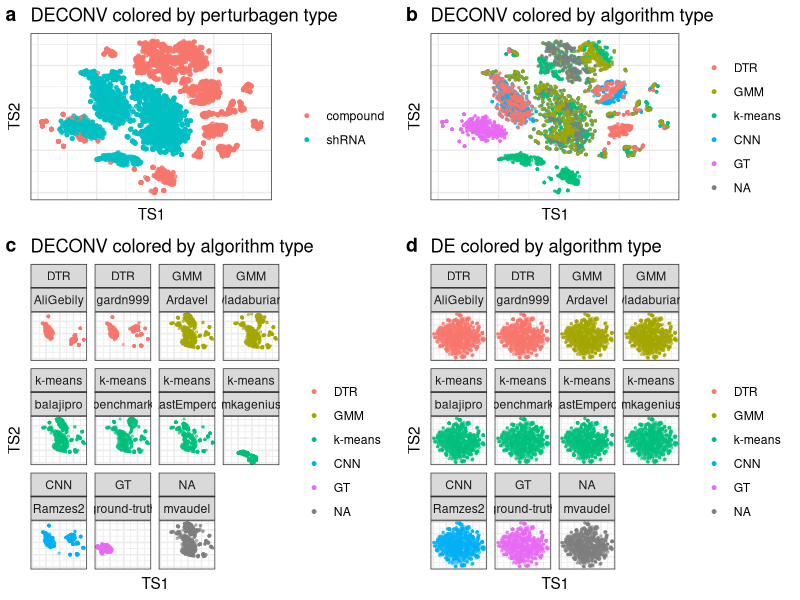

Here is the R script that generated this plot:
library(data.table)
library(ggplot2)

# read tsne files and other data
tsne_de <- fread("data/holdout_tsne_DE.txt")
tsne_deconv <- fread("data/holdout_tsne_DECONV.txt")
soln_desc <- fread("data/solution_descriptions.txt", na.strings="n/a")

# add a row for ground truth
soln_desc <- rbind(soln_desc, data.table(rank="ground-truth",
                                         handle="ground-truth",
                                         method="ground-truth",
                                         method_short="GT"),
                   use.names=T, fill=T)

# extract handle and plate info
tsne_de[, handle := unlist(strsplit(rid, ":"))[1], .(rid)]
tsne_de[, plate := unlist(strsplit(unlist(strsplit(rid, ":"))[2], "_"))[1], .(rid)]
tsne_de[, pert_type := switch(plate,
                              "DPK.CP003" = "compound",
                              "LITMUS.KD019" = "shRNA"),
        .(rid)]

tsne_deconv[, handle := unlist(strsplit(rid, ":"))[1], .(rid)]
tsne_deconv[, plate := unlist(strsplit(unlist(strsplit(rid, ":"))[2], "_"))[1], .(rid)]
tsne_deconv[, pert_type := switch(plate,
                              "DPK.CP003" = "compound",
                              "LITMUS.KD019" = "shRNA"),
        .(rid)]

# merge with solution desc
tsne_de <- merge(tsne_de, soln_desc, by="handle", all.x=T)
tsne_deconv <- merge(tsne_deconv, soln_desc, by="handle", all.x=T)

# set factor levels
levs <- c("DTR", "GMM", "k-means", "CNN", "other", "GT")
tsne_de$method_short <- factor(tsne_de$method_short,
                               levels=levs)
tsne_deconv$method_short <- factor(tsne_deconv$method_short,
                               levels=levs)

# First panel 
p_deconv_color_type <- ggplot(tsne_deconv, aes(x=TS1, y=TS2, color=pert_type)) +
  geom_point(alpha=0.5, size=1) +
  guides(color=guide_legend(override.aes = list(alpha=1, size=1))) +
  scale_color_discrete(name="") +
  theme_bw() +
  theme(axis.ticks.x = element_blank(),
        axis.ticks.y = element_blank(),
        axis.text.x=element_blank(),
        axis.text.y=element_blank()) +
  ggtitle("DECONV colored by perturbagen type")


# Second panel 
p_deconv_color_method <- ggplot(tsne_deconv, aes(x=TS1, y=TS2, color=method_short)) +
  geom_point(alpha=0.5, size=0.5) +
  guides(color=guide_legend(override.aes = list(alpha=1, size=1))) +
  scale_color_discrete(name="") +
  theme_bw() + 
  theme(axis.ticks.x = element_blank(),
        axis.ticks.y = element_blank(),
        axis.text.x=element_blank(),
        axis.text.y=element_blank()) +
  ggtitle("DECONV colored by algorithm type")

# Third panel 
p_deconv_facet_handle <- p_deconv_color_method + facet_wrap(~method_short+handle)


# Fourth 
p_de <- ggplot(tsne_de, aes(x=TS1, y=TS2, color=method_short)) +
  geom_point(alpha=0.5, size=0.5) +
  guides(color=guide_legend(override.aes = list(alpha=1, size=1))) +
  scale_color_discrete(name="") +
  theme_bw() +
  theme(axis.ticks.x = element_blank(),
        axis.ticks.y = element_blank(),
        axis.text.x=element_blank(),
        axis.text.y=element_blank()) +
  facet_wrap(~method_short+handle) +
  ggtitle("DE colored by algorithm type")



pdf("outcomes/figures/tsne.pdf", height = 7, width = 12)
cowplot::plot_grid(p_deconv_color_type,
                   p_deconv_color_method,
                   p_deconv_facet_handle,
                   p_de,
                   align="hv", ncol=2, nrow=2, rel_heights = c(1, 1.6),
                   labels=letters[1:4])
dev.off()